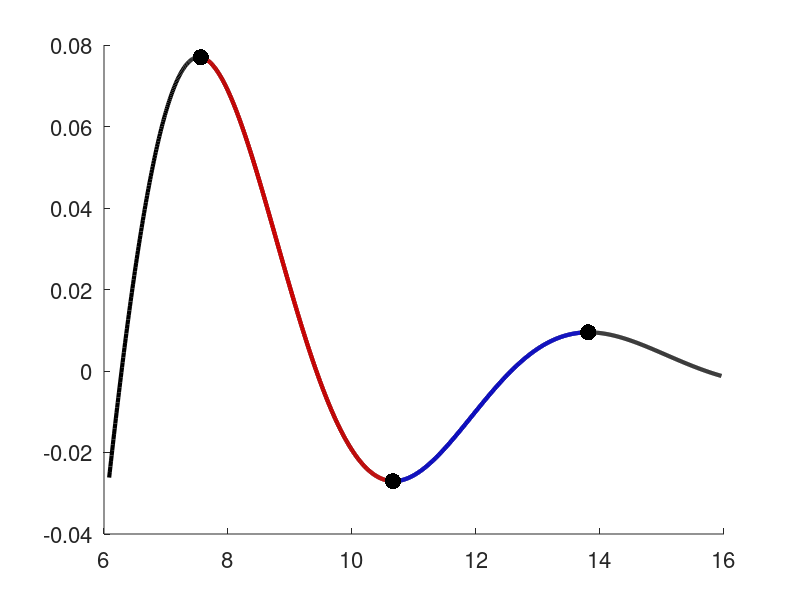

Write MATLAB code to recreate this figure. (Note: this script raises an error after producing the figure.)
x = linspace(2*pi-0.2, 5*pi+0.25, 1000);
y = exp(-x/3).*sin(x);

x1 = linspace(7.56,10.66, 1000);
y1 = exp(-x1/3).*sin(x1);

x2 = linspace(10.66, 13.81, 1000);
y2 = exp(-x2/3).*sin(x2);
 
xpts = [7.56 10.66 13.81];
ypts = exp(-xpts/3).*sin(xpts);

figure('DefaultAxesFontSize',16);
hold on;
lw = 3;
plot(x,y,'k','Linewidth',lw);
plot(x1,y1,'r','Linewidth',lw)
plot(x2,y2,'b','Linewidth',lw)
plot(xpts, ypts, '.k','MarkerSize',35);
ax = gca;
ax.XAxisLocation = 'origin';
ax.YAxisLocation = 'origin';
set(gca,'YColor','none');
set(gca,'xtick',[]);
% xlabel('\theta');
% ylabel('\theta^*');
